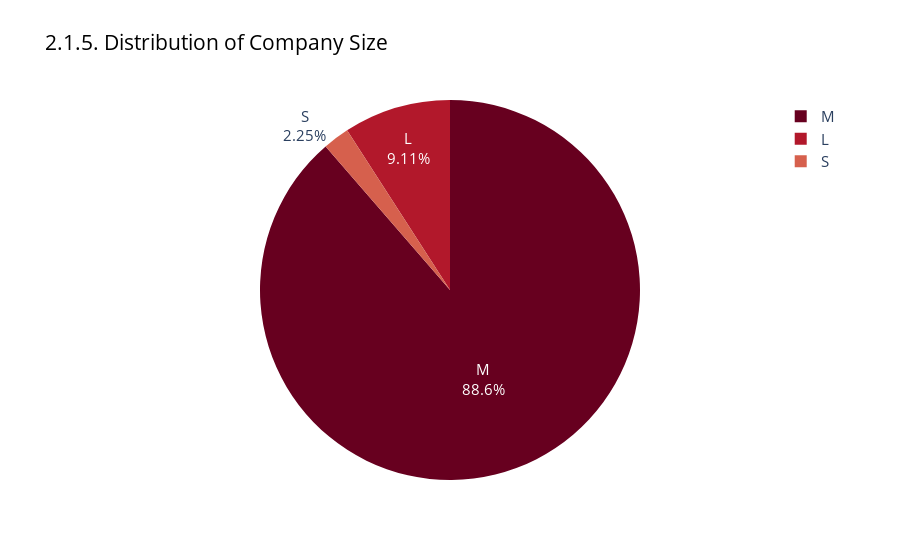

The cell this chart's notebook holds for it:
### Markdown cell above
In this section will explore the company location and size

### Code cell
grouped_size = df['company_size'].value_counts()


fig = px.pie(grouped_size, names = grouped_size.index, values = grouped_size.values, 
                title = '2.1.5. Distribution of Company Size',
                color=grouped_size.index,
                color_discrete_sequence=px.colors.sequential.RdBu)

# fig.update_traces(width=0.5)
fig.update_layout(
    xaxis_title="Company Size",
    yaxis_title="count")
fig.data[0].update({'textinfo' : 'label+percent'})
fig.update_layout(font = dict(size = 15),title_font_color="black",)
fig.show()

### Figure 1 — Plotly figure (JSON) as saved in the notebook; plotly's stock layout.template omitted (floating-point values rounded to 4 significant figures)
{"data": [{"customdata": [["M"], ["L"], ["S"]], "domain": {"x": [0, 1], "y": [0, 1]}, "hovertemplate": "index=%{customdata[0]}<br>value=%{value}<extra></extra>", "labels": ["M", "L", "S"], "legendgroup": "", "marker": {"colors": ["rgb(103,0,31)", "rgb(178,24,43)", "rgb(214,96,77)"]}, "name": "", "showlegend": true, "textinfo": "label+percent", "type": "pie", "values": [6461, 664, 164]}], "layout": {"font": {"size": 15}, "legend": {"tracegroupgap": 0}, "piecolorway": ["rgb(103,0,31)", "rgb(178,24,43)", "rgb(214,96,77)", "rgb(244,165,130)", "rgb(253,219,199)", "rgb(247,247,247)", "rgb(209,229,240)", "rgb(146,197,222)", "rgb(67,147,195)", "rgb(33,102,172)", "rgb(5,48,97)"], "title": {"font": {"color": "black"}, "text": "2.1.5. Distribution of Company Size"}, "xaxis": {"title": {"text": "Company Size"}}, "yaxis": {"title": {"text": "count"}}}}
